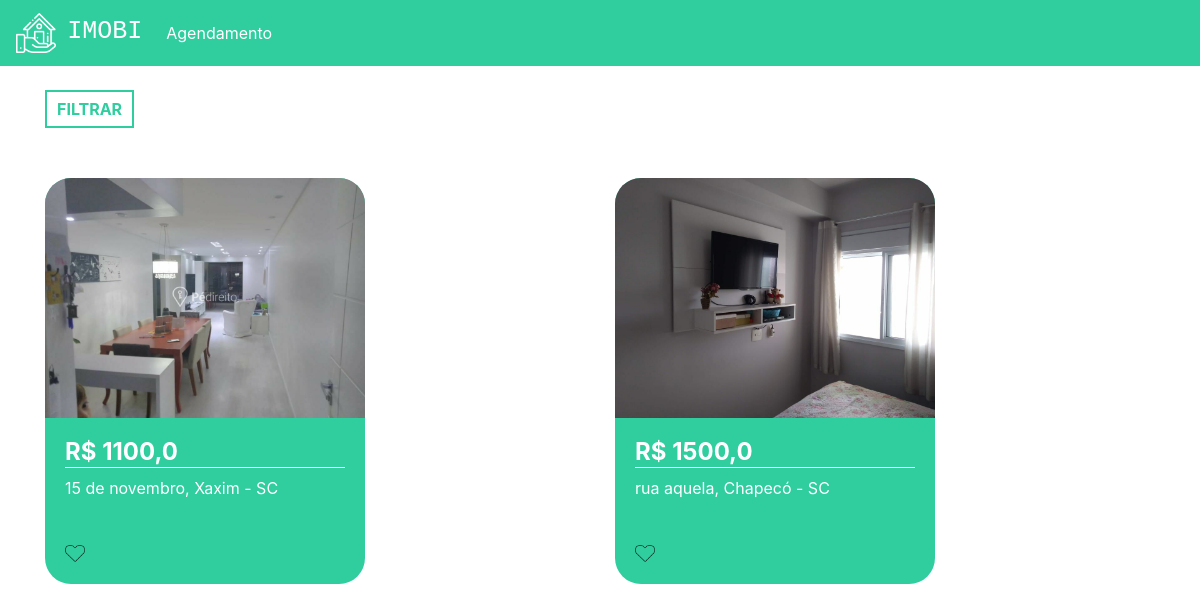
The app's page / (signed in) with its own data.
### plataforma/models.py (models this page shows, shortened)
class Imovei(models.Model):
    choices = (('V', 'Venda'),
               ('A', 'Aluguel'))
    choices_imovel = (('A', 'Apartamento'),
                      ('C', 'Casa'))
    choices_disponibilidade = (('A', 'Alugado'),
                      ('C', 'Comprado'),
                      ('D', 'Disponível'))
    imagens = models.ManyToManyField(Imagem)
    valor = models.FloatField()
    quartos = models.IntegerField()
    tamanho = models.FloatField()
    cidade = models.ForeignKey(Cidade, on_delete=models.DO_NOTHING)
    rua = models.CharField(max_length=50)
    tipo = models.CharField(max_length=1, choices=choices)
    tipo_imovel = models.CharField(max_length=1, choices=choices_imovel)
    numero = models.IntegerField()
    descricao = models.TextField()
    dias_visita = models.ManyToManyField(DiasVisita)
    horarios = models.ManyToManyField(Horario)
    bairro = models.CharField(max_length=50)
    disponibilidade = models.CharField(max_length=1, default='D', choices=choices_disponibilidade)

class Imagem(models.Model):
    img = models.ImageField(upload_to='img')

class Cidade(models.Model):
    nome = models.CharField(max_length=30)
    def __str__(self) -> str:
        return self.nome

### plataforma/views.py (the view)
# urls.py: 2. Add a URL to urlpatterns:  path('', views.home, name='home')
@login_required(login_url='/auth/logar/')
def home(request):
    preco_minimo = request.GET.get('preco_minimo')
    preco_maximo = request.GET.get('preco_maximo')
    print(preco_maximo)
    cidade = request.GET.get('cidade')
    tipo = request.GET.getlist('tipo')
    cidades = Cidade.objects.all()
    if preco_minimo or preco_maximo or cidade or tipo:
        if not preco_minimo:
            preco_minimo = 0
        if not preco_maximo:
            preco_maximo = 999999999
        if not tipo:
            tipo = ['A', 'C']
        if cidade == '0':
            imoveis = Imovei.objects.filter(valor__gte=preco_minimo).filter(valor__lte=preco_maximo)\
            .filter(tipo_imovel__in=tipo).filter(disponibilidade = 'D')
        else:
            imoveis = Imovei.objects.filter(valor__gte=preco_minimo).filter(valor__lte=preco_maximo)\
        .filter(tipo_imovel__in=tipo).filter(cidade=cidade).filter(disponibilidade = 'D')
    else: imoveis = Imovei.objects.all().filter(disponibilidade = 'D')
    return render(request, 'home.html', {'imoveis': imoveis, 'cidades': cidades})

### plataforma/templates/home.html (shortened to what this page needs)
{% extends 'base.html' %}
{% load static %}
{% block 'head' %}
<link rel="stylesheet" href="{% static 'plataforma/css/home.css' %}">
{% endblock  %}
{% block 'body' %}
<div class="container">
  <br>
  <button type="button" class="btn_filtrar" data-toggle="modal"
	 data-target="#exampleModal">
    FILTRAR
  </button>
  <div class="row">
    {% for imovel in imoveis %}
        <div class="col-md cont">
          <div class="card_imovel">
            <img class="img_capa_imovel" src="{{imovel.imagens.all.0.img.url}}">
            <div class="informacoes_imoveis">
              <a class="a_none" href="{% url 'imovel' imovel.id %}"><h4 class="valor">R$ {{imovel.valor}}</h4></a>
              <p>{{imovel.rua}}, {{imovel.cidade}}</p>
              <br>
              <img width="7%" src="{% static 'plataforma/img/heart.png' %}">
            </div>
          </div>
        </div>
    {% endfor %}
  </div>
</div>
{% endblock %}

### templates/static/plataforma/css/home.css (style rules this page uses)
.card_imovel { background-color: #30CD9E; width: 20rem; margin-top: 50px; border-radius: 26px; }
.img_capa_imovel { width: 100%; border-top-left-radius: 26px; border-top-right-radius: 26px; }
.informacoes_imoveis { padding: 20px; color: white; }
.valor { font-weight: bold; border-bottom: 1px solid white; }
.btn_filtrar { border: none; background-color: transparent; border: 2px solid #30CD9E; color: #30CD9E; padding: 5px 10px 5px 10px; font-weight: bold; }
.a_none { color: white; }

### records on screen
Imovei: imagens.all.0.img (picture), valor "1100,0", rua "15 de novembro", cidade "Xaxim - SC"
Imovei: imagens.all.0.img (picture), valor "1500,0", rua "rua aquela", cidade "Chapecó - SC"
